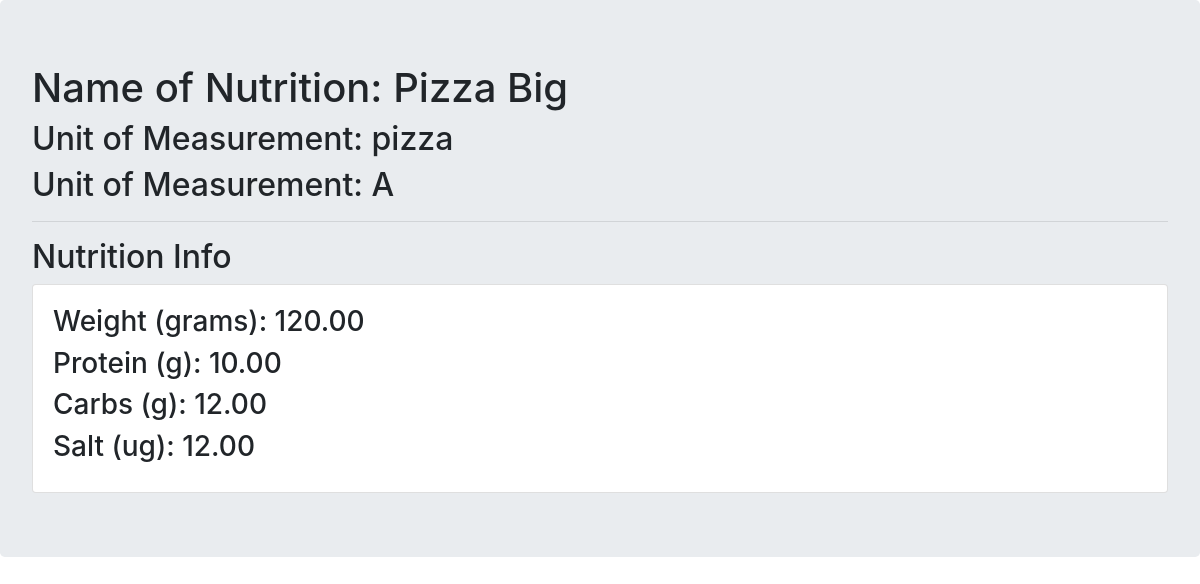
The app's page /products-details/4 (signed in) with its own data.
### foodCMS/models.py (models this page shows, shortened)
class Products(models.Model):
    PROD_STATUS = (
        ('A','ACTIVE'),
        ('INA','INACTIVE'),
    )
    name = models.CharField(max_length=200,verbose_name="Name")
    description = models.CharField(max_length=1000, verbose_name="Description")
    status = models.CharField(max_length=3,choices=PROD_STATUS,verbose_name="Active")

class NutriDirectory(models.Model):
    prod_id = models.ForeignKey(Products, on_delete=models.CASCADE)
    nutri_info_id = models.ForeignKey(NutritionInfo, on_delete=models.CASCADE)
    value = models.FloatField(verbose_name="Value")
    class Meta:
        unique_together = ('prod_id', 'nutri_info_id',)
    def __str__(self):
        return "{} ({}): {:.2f}".format(self.nutri_info_id.name,
                                        self.nutri_info_id.unit,
                                        self.value)

class NutritionInfo(models.Model):
    name = models.CharField(max_length=50,verbose_name="Name")
    unit = models.CharField(max_length=50,verbose_name="Unit")

### foodCMS/views.py (the view)
# urls.py: path('products-details/<int:pk>',views.ProductsDetailView.as_view(),
@method_decorator(login_required, name="dispatch")
class ProductsDetailView(DetailView):
    model = Products
    template_name = 'foodCMS/products/productsDetailView.html'
    def get_context_data(self, **kwargs):
        kwargs = super(ProductsDetailView, self).get_context_data(**kwargs)
        nutri_directory = NutriDirectory.objects.filter(prod_id=self.get_object())
        kwargs.update({
            'nutri_directory': nutri_directory
        })
        return kwargs

### foodCMS/templates/foodCMS/products/productsDetailView.html
{% extends "../base.html" %}
{% block maincontent %}
<div class="jumbotron">
    <h1>Name of Nutrition: {{ object.name }}</h1>
    <h2>Unit of Measurement: {{ object.description }}</h2>
    <h2>Unit of Measurement: {{ object.status }}</h2>
    <hr>
    <h2>Nutrition Info</h2>
    <div class="card">
        <div class="card-body">
            {% for info in nutri_directory %}
                <h3>{{ info }}</h3>
            {% endfor %}
        </div>
    </div>
</div>
{% endblock %}

### records on screen
Products: name "Pizza Big", description "pizza", status "A"
NutriDirectory: nutri_info_id+value "Weight (grams): 120.00"
NutriDirectory: nutri_info_id+value "Protein (g): 10.00"
NutriDirectory: nutri_info_id+value "Carbs (g): 12.00"
NutriDirectory: nutri_info_id+value "Salt (ug): 12.00"
